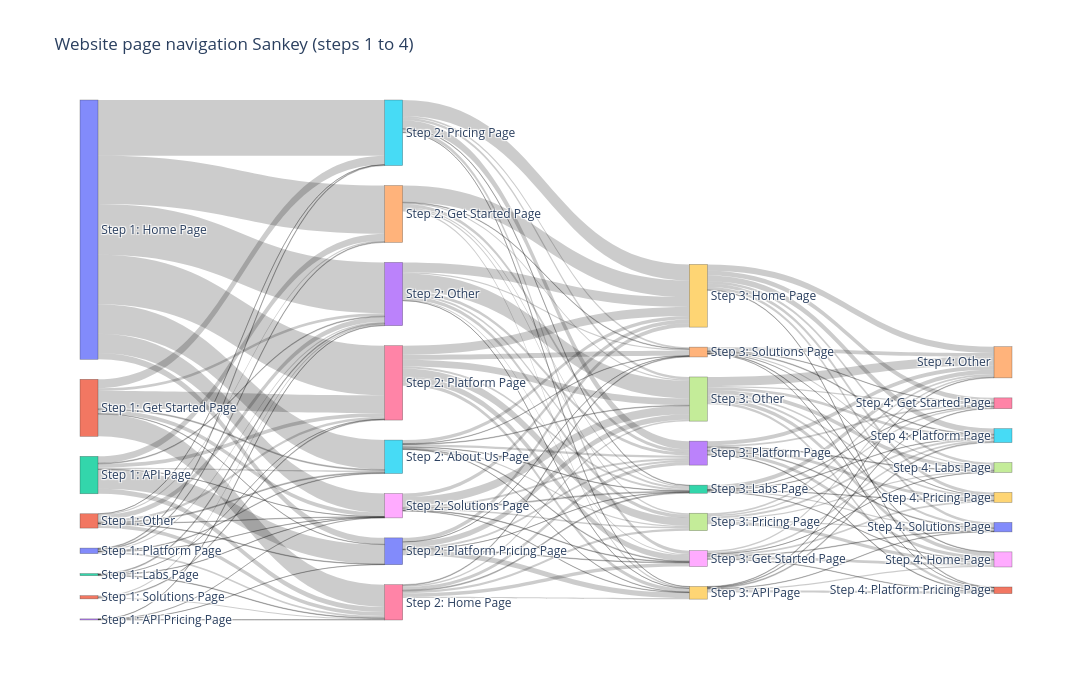

Notebook source saved alongside this figure:
### Markdown cell above
## 9. Page-to-page navigation Sankey

This Sankey diagram is a descriptive view of how pageview sequences unfold within sessions. It is built from ordered `$pageview` events, removes consecutive duplicate pageviews within the same session, and then shows the most common pages at steps 1 to 4 in the browsing path. Less common pages at each step are grouped into `Other` so the chart remains readable.

### Code cell
pageview_paths = web_events.loc[
    web_events["event"] == "$pageview",
    ["session_id", "distinct_id", "event_timestamp", "pathname"],
].copy()
pageview_paths = pageview_paths.sort_values(["session_id", "event_timestamp"])
pageview_paths["prev_pathname"] = pageview_paths.groupby("session_id")["pathname"].shift()
pageview_paths = pageview_paths.loc[
    pageview_paths["pathname"].notna()
    & pageview_paths["session_id"].notna()
    & (pageview_paths["pathname"] != pageview_paths["prev_pathname"])
].copy()
pageview_paths["step"] = pageview_paths.groupby("session_id").cumcount() + 1

max_step = 4
top_n_per_step = 7
sankey_paths = pageview_paths.loc[pageview_paths["step"] <= max_step].copy()

top_pages_by_step = {}
for step in range(1, max_step + 1):
    top_pages_by_step[step] = set(
        sankey_paths.loc[sankey_paths["step"] == step, "pathname"]
        .value_counts()
        .head(top_n_per_step)
        .index
    )

def bucket_page(pathname, step):
    if pathname in top_pages_by_step.get(step, set()):
        return pathname
    return "Other"

def sankey_page_label(pathname):
    if pathname == "Other":
        return "Other"
    return pretty_page(pathname)

sankey_paths["page_bucket"] = sankey_paths.apply(
    lambda row: bucket_page(row["pathname"], row["step"]), axis=1
)

session_steps = (
    sankey_paths.pivot_table(index="session_id", columns="step", values="page_bucket", aggfunc="first")
    .reset_index()
)
session_users = sankey_paths.groupby("session_id", as_index=False)["distinct_id"].first()
session_steps = session_steps.merge(session_users, on="session_id", how="left")
session_steps_display = session_steps.copy()
for step in range(1, max_step + 1):
    if step in session_steps_display.columns:
        session_steps_display[step] = session_steps_display[step].map(sankey_page_label)
display(session_steps_display.drop(columns=["distinct_id"]).head(10))

links = []
for step in range(1, max_step):
    current_col = step
    next_col = step + 1
    valid = session_steps.dropna(subset=[current_col, next_col]).copy()
    if len(valid) == 0:
        continue
    step_links = (
        valid.groupby([current_col, next_col], dropna=False)
        .agg(
            sessions=("session_id", "nunique"),
            users=("distinct_id", "nunique"),
        )
        .reset_index()
    )
    source_users = valid.groupby(current_col)["distinct_id"].nunique()
    source_sessions = valid.groupby(current_col)["session_id"].nunique()
    step_links["source_page"] = step_links[current_col]
    step_links["target_page"] = step_links[next_col]
    step_links["source_display"] = step_links["source_page"].map(sankey_page_label)
    step_links["target_display"] = step_links["target_page"].map(sankey_page_label)
    step_links["source_label"] = step_links["source_display"].map(lambda x: f"Step {step}: {x}")
    step_links["target_label"] = step_links["target_display"].map(lambda x: f"Step {step + 1}: {x}")
    step_links["step_pair"] = f"{step} to {step + 1}"
    step_links["source_total_users"] = step_links["source_page"].map(source_users)
    step_links["source_total_sessions"] = step_links["source_page"].map(source_sessions)
    links.append(
        step_links[
            [
                "step_pair",
                "source_page",
                "target_page",
                "source_display",
                "target_display",
                "source_label",
                "target_label",
                "users",
                "sessions",
                "source_total_users",
                "source_total_sessions",
            ]
        ]
    )

sankey_links = pd.concat(links, ignore_index=True)
sankey_links["pct_of_source_users"] = (
    sankey_links["users"] / sankey_links["source_total_users"] * 100
).round(1)
sankey_links["pct_of_source_sessions"] = (
    sankey_links["sessions"] / sankey_links["source_total_sessions"] * 100
).round(1)
total_sankey_sessions = sankey_links["sessions"].sum()
sankey_links["pct_of_all_sankey_flows"] = (
    sankey_links["sessions"] / total_sankey_sessions * 100
).round(1)
sankey_links = sankey_links.sort_values("sessions", ascending=False).reset_index(drop=True)
display(
    sankey_links[
        [
            "step_pair",
            "source_display",
            "target_display",
            "users",
            "sessions",
            "pct_of_source_users",
            "pct_of_source_sessions",
            "pct_of_all_sankey_flows",
        ]
    ].head(25)
)

node_labels = pd.Index(sankey_links["source_label"].tolist() + sankey_links["target_label"].tolist()).unique().tolist()
node_index = {label: i for i, label in enumerate(node_labels)}

link_customdata = sankey_links[
    [
        "source_display",
        "target_display",
        "step_pair",
        "users",
        "pct_of_source_users",
        "pct_of_source_sessions",
        "pct_of_all_sankey_flows",
        "source_total_users",
        "source_total_sessions",
    ]
].to_numpy()

sankey_fig = go.Figure(
    data=[
        go.Sankey(
            arrangement="snap",
            node=dict(
                pad=20,
                thickness=18,
                line=dict(color="rgba(40, 40, 40, 0.45)", width=0.6),
                label=node_labels,
                hovertemplate="%{label}<extra></extra>",
            ),
            link=dict(
                source=sankey_links["source_label"].map(node_index),
                target=sankey_links["target_label"].map(node_index),
                value=sankey_links["sessions"],
                customdata=link_customdata,
                hovertemplate=(
                    "%{customdata[2]}<br>"
                    "%{customdata[0]} to %{customdata[1]}<br>"
                    "Users: %{customdata[3]}<br>"
                    "Sessions: %{value}<br>"
                    "Share of users moving on from %{customdata[0]}: %{customdata[4]}%<br>"
                    "Share of sessions moving on from %{customdata[0]}: %{customdata[5]}%<br>"
                    "Share of all Sankey flows: %{customdata[6]}%<br>"
                    "Total users from %{customdata[0]}: %{customdata[7]}<br>"
                    "Total sessions from %{customdata[0]}: %{customdata[8]}"
                    "<extra></extra>"
                ),
            ),
        )
    ]
)
sankey_fig.update_layout(
    title=dict(text="Website page navigation Sankey", x=0.5, xanchor="center"),
    font=dict(size=12),
    height=700,
    width=1200,
)
sankey_fig.show()
sankey_fig.write_html(FIG_DIR / "08_page_navigation_sankey.html")
try:
    sankey_fig.write_image(FIG_DIR / "08_page_navigation_sankey.png", scale=2)
except Exception as _e:
    print(f"(png export unavailable: {_e})")

### Figure 1 — Plotly figure (JSON) as saved in the notebook; plotly's stock layout.template omitted (floating-point values rounded to 4 significant figures; data arrays with more than 128 entries replaced by an {"elided": "..."} marker saying what was removed)
{"data": [{"arrangement": "snap", "link": {"customdata": {"elided": "158x9 mixed values"}, "hovertemplate": "%{customdata[2]}<br>%{customdata[0]} to %{customdata[1]}<br>Users: %{customdata[3]}<br>Sessions: %{value}<br>Share of users moving on from %{customdata[0]}: %{customdata[4]}%<br>Share of sessions moving on from %{customdata[0]}: %{customdata[5]}%<br>Share of all Sankey flows: %{customdata[6]}%<br>Total users from %{customdata[0]}: %{customdata[7]}<br>Total sessions from %{customdata[0]}: %{customdata[8]}<extra></extra>", "source": {"elided": "158 int values"}, "target": {"elided": "158 int values"}, "value": {"elided": "158 int values"}}, "node": {"hovertemplate": "%{label}<extra></extra>", "label": ["Step 1: Home Page", "Step 1: Get Started Page", "Step 1: API Page", "Step 2: Other", "Step 2: Get Started Page", "Step 2: Pricing Page", "Step 2: Platform Page", "Step 3: Other", "Step 2: Solutions Page", "Step 3: Home Page", "Step 2: Platform Pricing Page", "Step 1: Other", "Step 3: Labs Page", "Step 3: Platform Page", "Step 3: Solutions Page", "Step 2: About Us Page", "Step 2: Home Page", "Step 3: Pricing Page", "Step 3: Get Started Page", "Step 3: API Page", "Step 1: Platform Page", "Step 1: Solutions Page", "Step 1: Labs Page", "Step 1: API Pricing Page", "Step 4: Other", "Step 4: Platform Page", "Step 4: Get Started Page", "Step 4: Labs Page", "Step 4: Home Page", "Step 4: Pricing Page", "Step 4: Solutions Page", "Step 4: Platform Pricing Page"], "line": {"color": "rgba(40, 40, 40, 0.45)", "width": 0.6}, "pad": 20, "thickness": 18}, "type": "sankey"}], "layout": {"font": {"size": 12}, "height": 700, "title": {"text": "Website page navigation Sankey (steps 1 to 4)"}, "width": 1200}}
